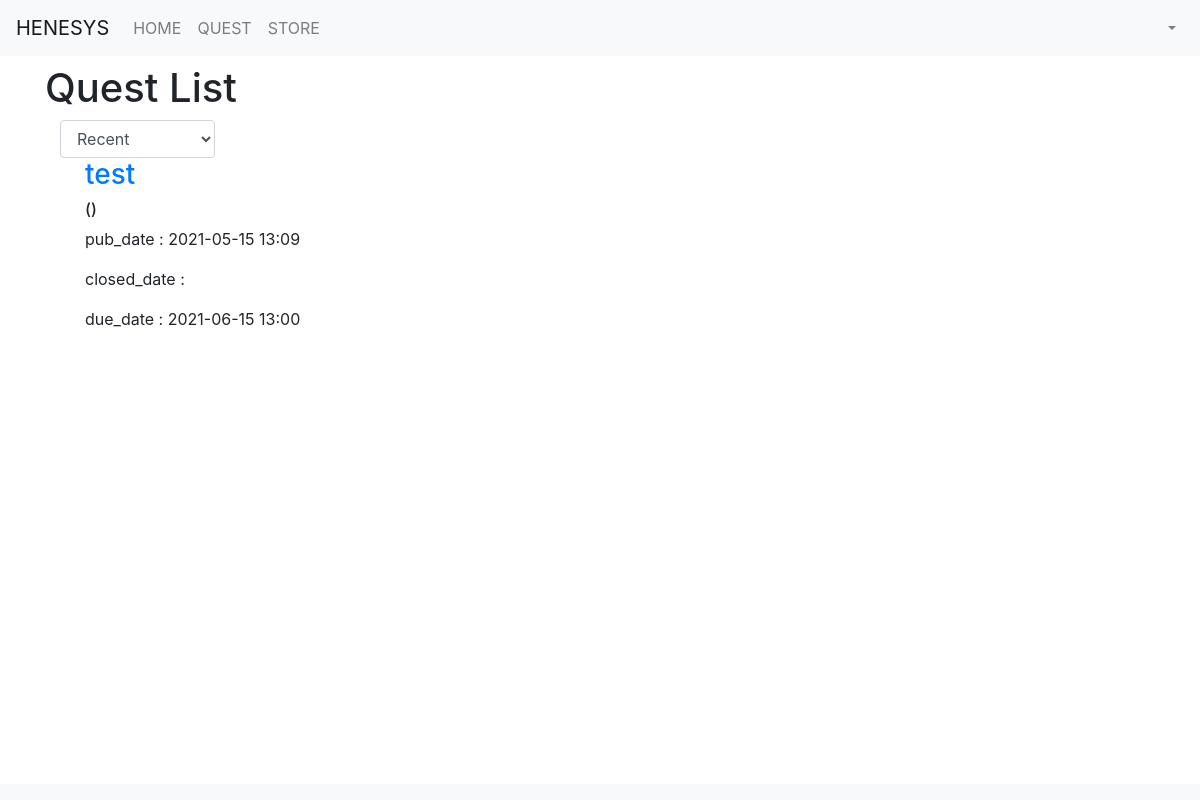
The app's page /quest/display_questlist/, older data.
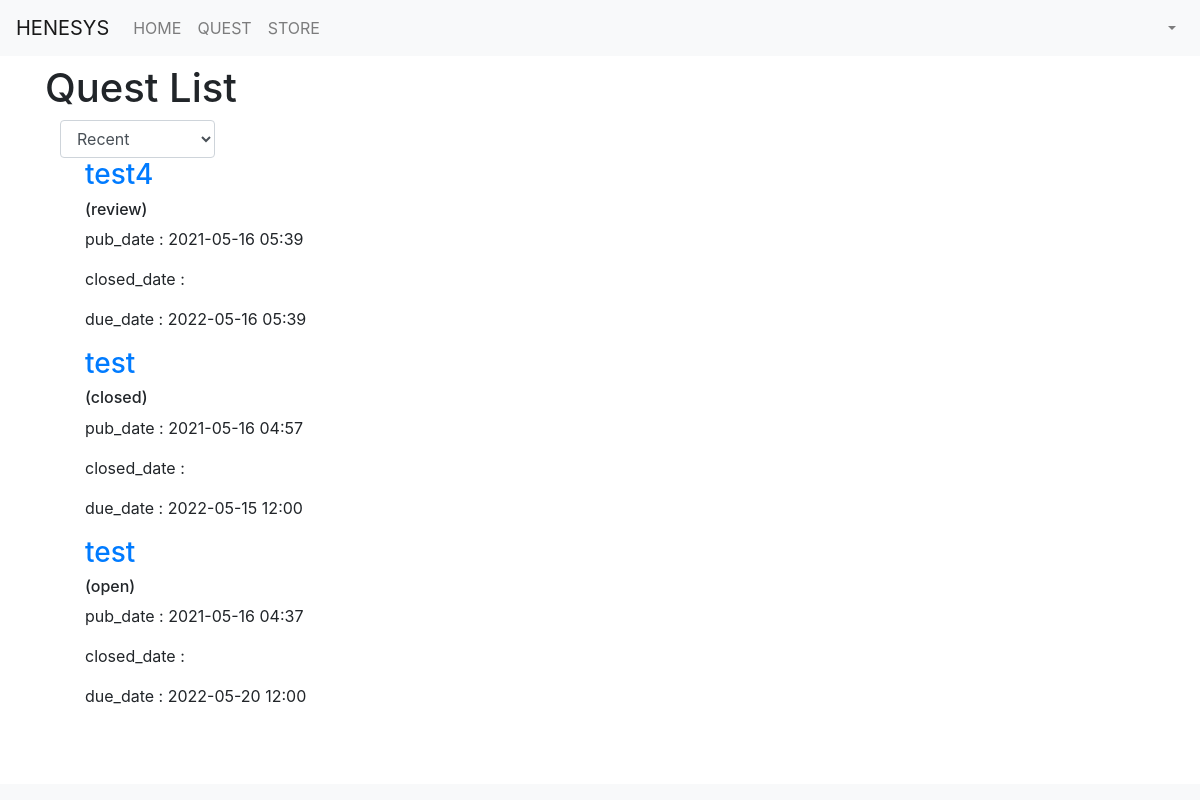
The same page, newer data.
### quest/models.py (models this page shows, shortened)
class Quest(models.Model):
    questname = models.CharField(max_length=50)
    contents = models.TextField()
    stars = models.PositiveBigIntegerField()
    mana = models.PositiveBigIntegerField()
    status = models.CharField(max_length=50)
    pub_date = models.DateTimeField()
    closed_date = models.DateTimeField(null=True, blank=True)
    due_date = models.DateTimeField(null=True, blank=True)
    tag = TaggableManager()

### quest/views.py (the view)
# urls.py: path('display_questlist/', views.display_questlist, name='display_questlist'),
def display_questlist(request):
   questlist = Quest.objects.all()
   sort = request.GET.get('sort', '')
   if sort == 'open':
        questlist = Quest.objects.filter(status='open').order_by('-pub_date')
   elif sort == 'closed':
        questlist = Quest.objects.filter(status='closed').order_by('-pub_date')
   elif sort == 'review':
        questlist = Quest.objects.filter(status='review').order_by('-pub_date')
   elif sort == 'rejected':
        questlist = Quest.objects.filter(status='rejected').order_by('-pub_date')
   else:
        questlist = Quest.objects.order_by('-pub_date')
   return render(request,'display_questlist.html', {'questlist':questlist, 'sort':sort})

### quest/templates/display_questlist.html (shortened to what this page needs)
{% extends 'base.html' %}
{% block content %}
<div class="container my-3">
    <h1>Quest List</h1>
    <div class="col-2">
        <select class="form-control sort">
            <option value="recent" {% if sort == 'recent' %}selected{% endif %}>Recent</option>
        </select>
    </div>
    <table>
        {% for quest in questlist %}
            <ul>
                <h3><a href="{{quest.pk}}">{{quest.questname}}</a></h3> <h6>({{quest.status}})</h6>
                pub_date : {{quest.pub_date|date:"Y-m-d H:i"}}</p>
                closed_date : {{quest.closed_date|date:"Y-m-d H:i"}}</p>
                due_date : {{quest.due_date|date:"Y-m-d H:i"}}</p>
            </ul>
        {% endfor %}
    </table>
</div>
<nav class="navbar fixed-bottom navbar-expand-lg navbar-light bg-light">
</nav>
{% endblock %}

### templates/base.html (shortened to what this page needs)
{% load static %}
<!DOCTYPE html>
<body>
    {% include "navbar.html" %}
    <br><br>
    <div id="content">
      {% block content %}{% endblock %}
    </div>
    <link rel="stylesheet" href="https://stackpath.bootstrapcdn.com/bootstrap/4.4.1/css/bootstrap.min.css">
</body>

### templates/navbar.html (shortened to what this page needs)
{% load active_link_tags %}
<nav class="navbar fixed-top navbar-expand-lg navbar-light bg-light">
    <a class="navbar-brand" href="{% url 'home' %}">HENESYS</a>
    <div id="navbarNav">
      <ul class="navbar-nav">
        <li class="nav-item {% active_link 'home' 'active' %}">
            <a class="nav-link" href="{% url 'home' %}">HOME</a>
        </li>
        <li class="nav-item {% active_link 'display_questlist' 'active' %}">
          <a class="nav-link" href="{% url 'display_questlist' %}">QUEST</a>
        </li>
        <li class="nav-item {% active_link '' 'active' %}">
          <a class="nav-link" href="#">STORE</a>
        </li>
      </ul>
    </div>
    <div class="collapse navbar-collapse" id="mainMenu">
      <ul class="navbar-nav ml-auto">
        <li class="nav-item dropdown">
          <a class="nav-link dropdown-toggle" href="#" id="userMenu" data-toggle="dropdown" aria-haspopup="true" aria-expanded="false">
          </a>
  </nav>

Row changes from the older to the newer data that the page shows:
removed Quest: questname "test", pub_date "2021-05-15 13:09", due_date "2021-06-15 13:00"
added Quest: questname "test4", status "review", pub_date "2021-05-16 05:39", due_date "2022-05-16 05:39"
added Quest: questname "test", status "closed", pub_date "2021-05-16 04:57", due_date "2022-05-15 12:00"
added Quest: questname "test", status "open", pub_date "2021-05-16 04:37", due_date "2022-05-20 12:00"
